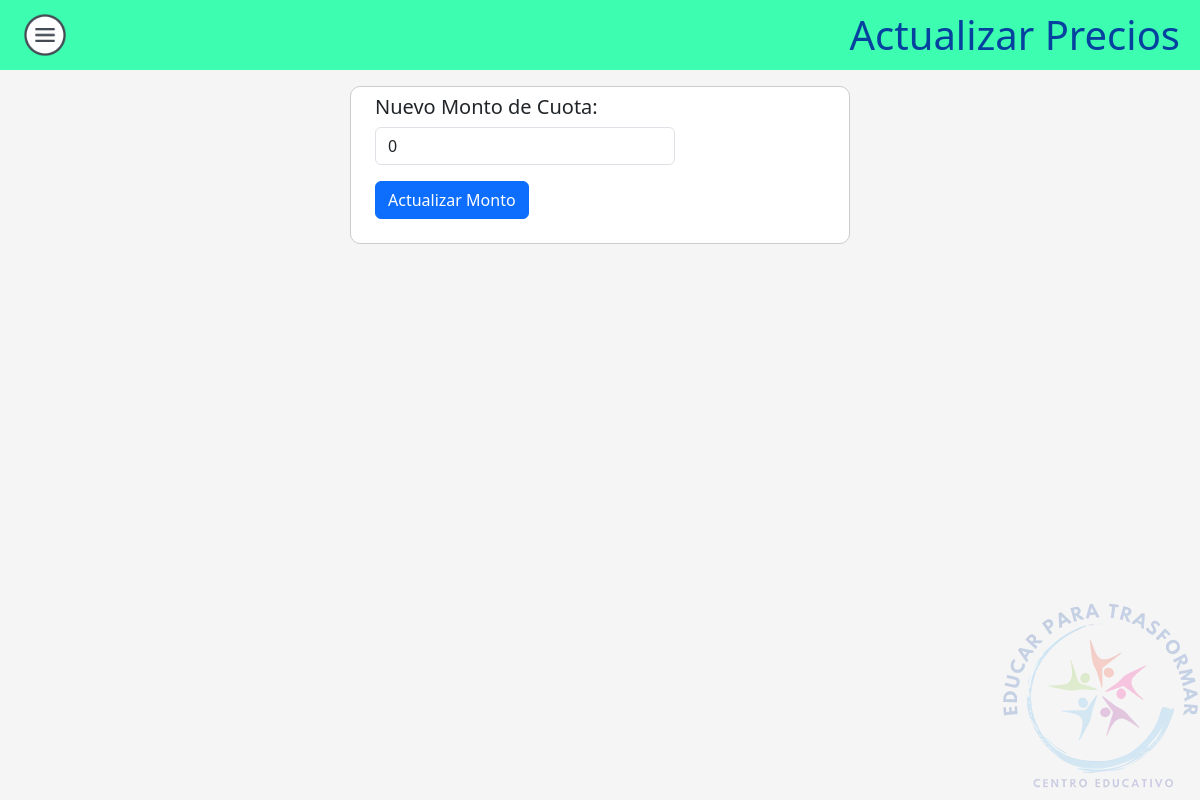
The page /Personal/Cuotas/montoCuota.php on the database as committed earlier.
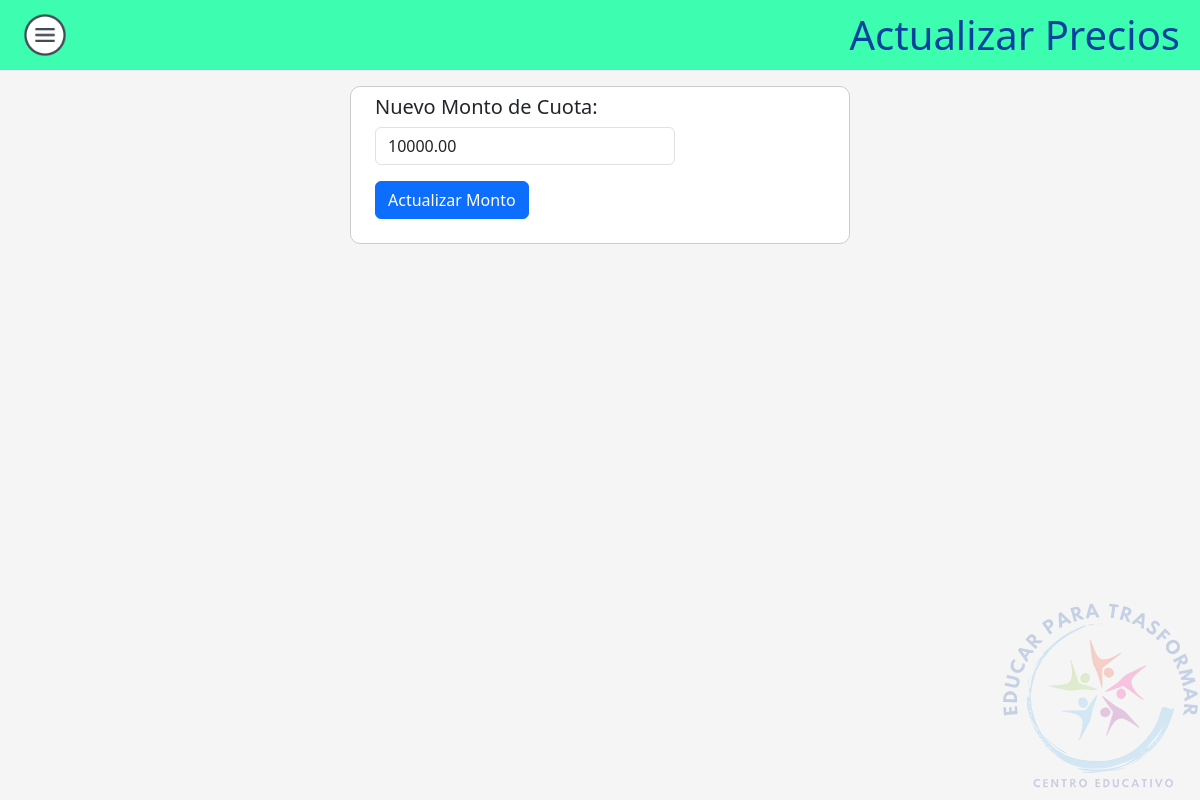
The same page on the database as committed later.
### tables this page shows
CREATE TABLE `montos_cuota` (
  `id` int(11) NOT NULL,
  `monto` decimal(10,2) NOT NULL
);

### Personal/Cuotas/montoCuota.php (the view, shortened to what this page needs)
<html lang="es">
<head>
    <link href="https://cdn.jsdelivr.net/npm/bootstrap@5.3.2/dist/css/bootstrap.min.css" rel="stylesheet">
    <link rel="stylesheet" href="../../Css/styles.css">
</head>
<body>
    <header class="header no-print">
        <a type="button" data-bs-toggle="offcanvas" data-bs-target="#offcanvasExample" aria-controls="offcanvasExample">
            <img src="../../Css/hamburguesa.png" width="50px">
        </a>
        <h1 style="text-align: center; color: #05429f">Actualizar Precios</h1>
    </header>
    <?php
    $conn = conectar();
    $sqlSelect = "SELECT monto FROM montos_cuota WHERE id = 1";
    $result = $conn->query($sqlSelect);
    if ($result->num_rows > 0) {
        $row = $result->fetch_assoc();
        $montoActual = $row["monto"];
    } else {
        $montoActual = 0.00;
    }
    ?>
    <div class="card form-container mx-auto p-2 mt-3" style="width: 500px">
        <form class="ms-3" method="post" action="<?php echo $_SERVER['PHP_SELF']; ?>">
            <label class="h5" for="nuevo_monto">Nuevo Monto de Cuota:</label>
            <input class="form-control max-width-input" type="number" step="0.01" name="nuevo_monto" value="<?php echo $montoActual; ?>" required>
            <input class="btn btn-primary mt-3" type="submit" value="Actualizar Monto">
        </form>
    </div>
    <div id="footer">
        <img src="../../Css/Logotipo200x200.png">
    </div>
</body>
</html>

### Css/styles.css (style rules this page uses)
body { background-color: #f5f5f5; }
.header { background-color: #3dfdb0; color: #fff; padding: 10px 20px; display: flex; justify-content: space-between; align-items: center; }
.header h1 { text-align: center; margin: 0; }
#footer { position: fixed; right: 0; bottom: 0; margin: 0; padding: 0; }
#footer img { width: 200px; opacity: 0.2; }
.max-width-input { max-width: 300px; width: 100%; }
.form-container { background-color: #FFFFFF; border: 1px solid #CCCCCC; padding: 20px; border-radius: 10px; }

Rows that differ between the two databases and show on the page:
added montos_cuota: nuevo_monto "10000.00"
Other text that changed with them:
form field nuevo_monto: "0" → (not shown)
